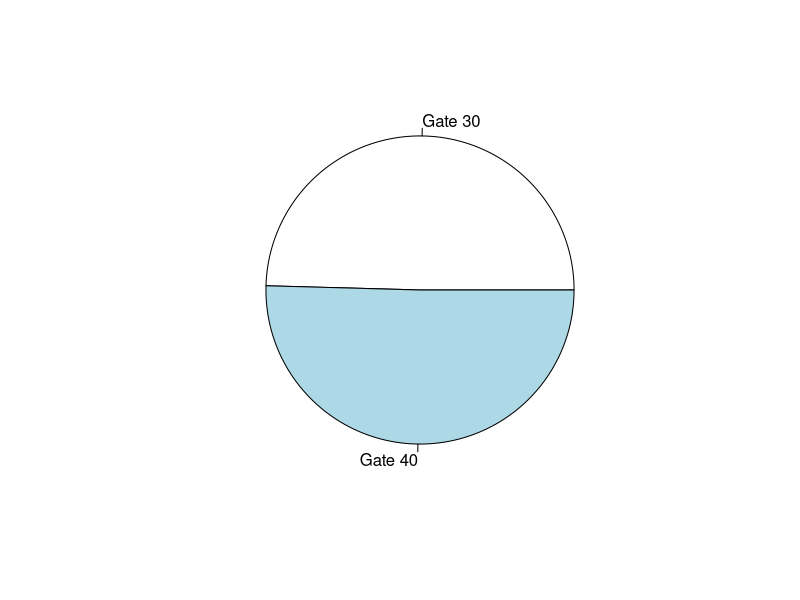
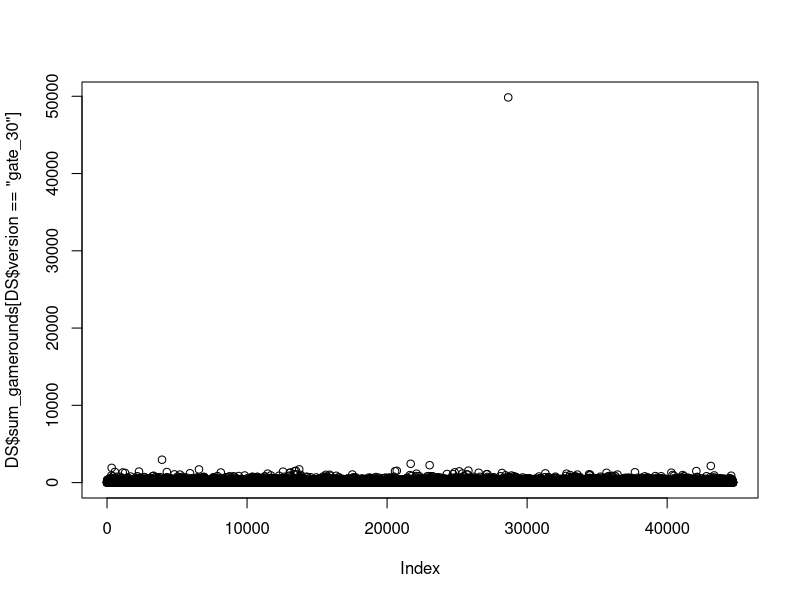
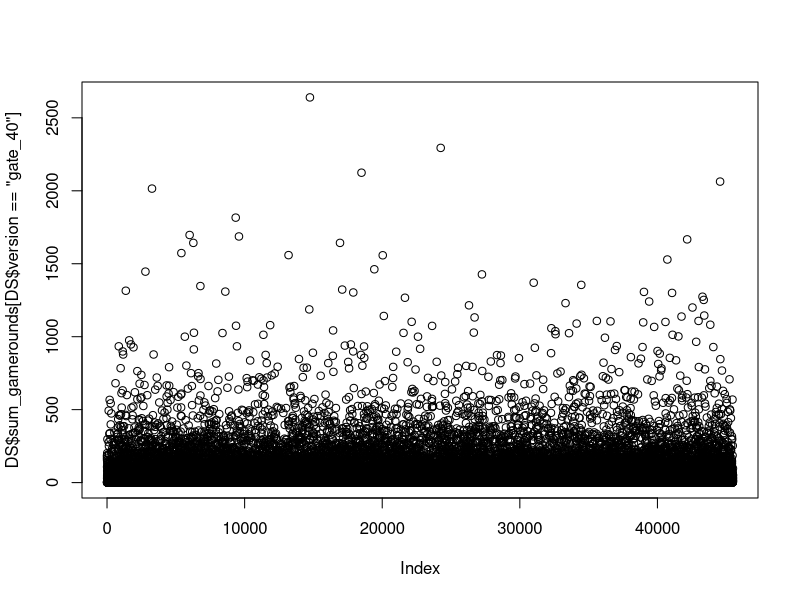
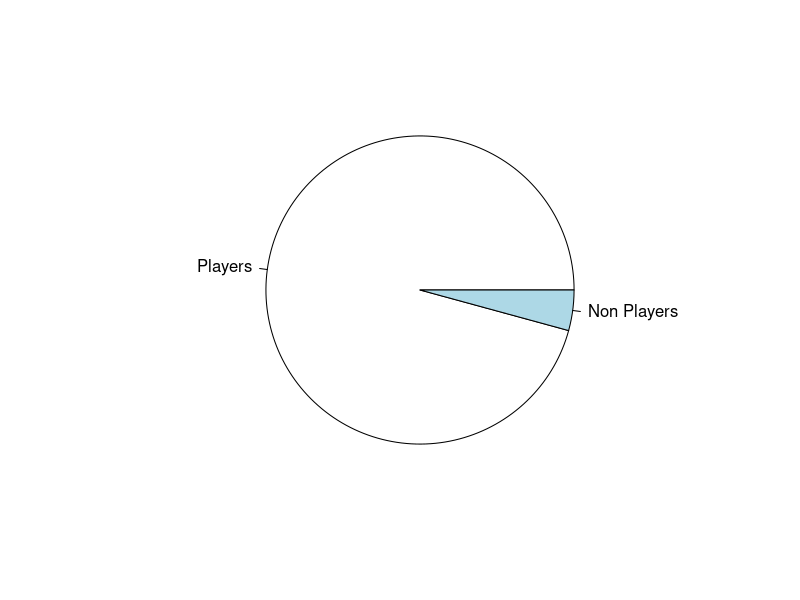
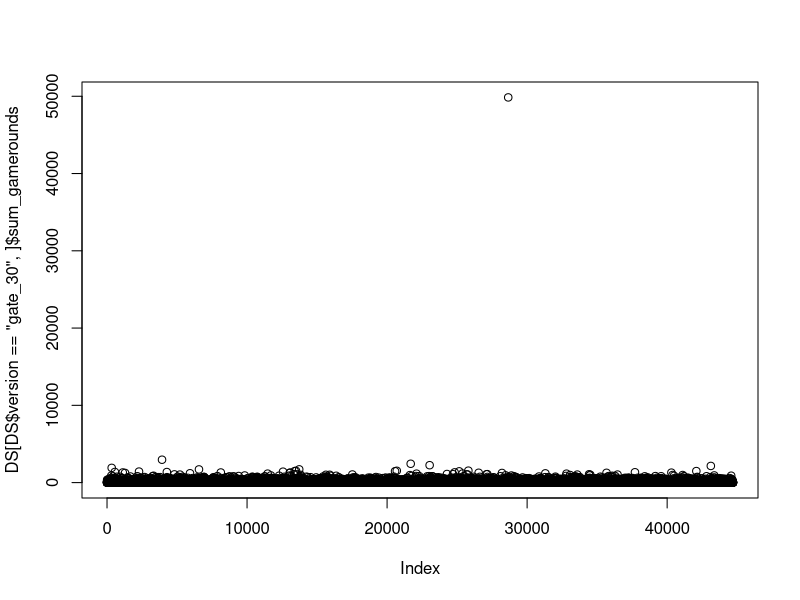
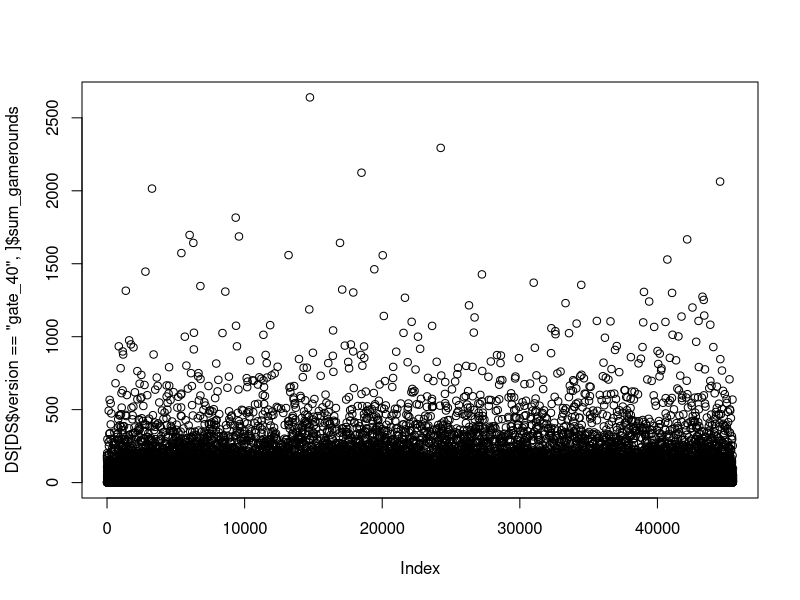

R code for these plots, in order:
## ---- chunk 1
knitr::opts_chunk$set(echo = TRUE)
#Importar les llibreries
library(dplyr)
## ---- chunk 2
# Load datasets
DS <- read.csv("cookie_cats_ABtest.csv")
nrow(DS)
ncol(DS)
summary(DS)

## ---- chunk 3
# Load datasets
PR <- read.csv("cookie_cats_purch.csv")
nrow(PR)
ncol(PR)
summary(PR)


## ---- chunk 4
unique(DS$version)
unique(DS$sum_gamerounds)
unique(DS$retention_1) #Doing this we can search inconsistencies, like there are FALSE " false" and TRUE " true " variables when it should only be FALSE and TRUE

DS$retention_1[DS$retention_1 == "false "] = FALSE #Changing that "false " into FALSE so we have only one FALSE value
DS$retention_1[DS$retention_1 == "  true "] = TRUE #Changing that " true " into TRUE so we have only one TRUE value

unique(DS$retention_1) #to check if we change the values correctly.
DS$retention_1 = as.logical(DS$retention_1) #now our values in retention_1 are logical values. Before doing that they where strings.
unique(DS$retention_1) #to check if we change the values correctly again.
unique(DS$retention_7) 

## ---- chunk 5
#Check the data set for inconsistencies on the values
unique(PR$id)
unique(PR$purch)

#Change all negatives values to positives values
PR$purch <- gsub("-", "", PR$purch)

#Remove all NA values in the dataset
PR <- na.omit(PR)

#Check again to be sure there are no more inconsistencies
unique(PR$id)
unique(PR$purch)

## ---- chunk 6
totalUserAmmount <- length(DS$userid)
totalUserAmmount
## ---- chunk 7
#Check the ammount of users for each group of the A/B test
g30_UserAmmount <- length(DS$userid[DS$version == "gate_30"])
g40_UserAmmount <- length(DS$userid[DS$version == "gate_40"])

#Verify that the sum of the ammount of users per group is equal to the totalilty of users
g30_UserAmmount + g40_UserAmmount == totalUserAmmount

g30_Percentile <- (g30_UserAmmount / totalUserAmmount) * 100
g30_Percentile

g40_Percentile <- (g40_UserAmmount / totalUserAmmount) * 100
g40_Percentile

#There's a slightly higher ammount of users in gate40 than in gate30, precisely an 0.87% more
(g40_Percentile - g30_Percentile) 

#We draw a pie chart to see that difference more clearly
pie(c(g30_UserAmmount, g40_UserAmmount),  c("Gate 30", "Gate 40"))


## ---- chunk 8
sd(DS$sum_gamerounds)

## ---- chunk 9
#NPI parte 2
##barplot()
plot(DS$sum_gamerounds[DS$version == "gate_30"])
plot(DS$sum_gamerounds[DS$version == "gate_40"])
## ---- chunk 10
# ---------- RETENTION 1 ----------
#Percentage of users with version gate_30 that are still active the day after installation (among all players with gate_30)
g30Ret1 = length(DS$version[DS$version == "gate_30" & DS$retention_1 == TRUE])
g30Ret1Percentage = (g30Ret1/ g30_UserAmmount) * 100
g30Ret1Percentage

#Percentage of users with version gate_40 that are still active the day after installation (among all players with gate_40)
g40Ret1 = length(DS$version[DS$version == "gate_40" & DS$retention_1 == TRUE])
g40Ret1Percentage = (g40Ret1/ g40_UserAmmount) * 100
g40Ret1Percentage

#There's a slighlty higher retention_1 of users in gate_30 than in gate_40
(g30Ret1Percentage - g40Ret1Percentage)

## ---- chunk 11
# ---------- RETENTION 7 ----------
#Percentage of users with version gate_30 that are still active after one week of installation (among all players with gate_30)
g30Ret7 = length(DS$version[DS$version == "gate_30" & DS$retention_7 == TRUE])
g30Ret7Percentage = (g30Ret7/ g30_UserAmmount) * 100
g30Ret7Percentage

#Percentage of users with version gate_40 that are still active after one week of installation (among all players with gate_40)
g40Ret7 = length(DS$version[DS$version == "gate_40" & DS$retention_7 == TRUE])
g40Ret7Percentage = (g40Ret7/ g40_UserAmmount) * 100
g40Ret7Percentage

#There's a slighlty higher retention_1 of users in gate_30 than in gate_40
(g30Ret7Percentage - g40Ret7Percentage)

## ---- chunk 12
#To know if there are nonplayers, we have to look sum_gamerounds. If they've played  0 rounds, it means they didn't play the game.
#Searching for non players (sum_gamerounds = 0)
nonPlayersAmmount = length(DS$sum_gamerounds[DS$sum_gamerounds == 0])
nonPlayersAmmount

#NonPlayers in percentage
nonPlayersPercentage = (nonPlayersAmmount / totalUserAmmount) * 100
nonPlayersPercentage

#Piechart
names = c("Players", "Non Players")
variables = c(totalUserAmmount, nonPlayersAmmount)

pie(variables, names)
## ---- chunk 13
#ARPU - Average Revenue Per User 
#Fixing purch to sum up all the purchases. To do that, we split our string purch to use only the numbers and get rid of EUR.
purchFixed = strsplit(PR$purch, split = "EUR")
newPurchFixed = as.vector(unlist(purchFixed))
newPurchFixed = as.numeric(newPurchFixed)

allPurch = sum(newPurchFixed)

#Now we compute our ARPU
arpu = allPurch / totalUserAmmount
arpu

#ARRPU - Average Revenue Per Paying User
#computing the number of players who pay
payingUsers = length(unique(PR$id))
arrpu = allPurch / payingUsers
arrpu

#Conversion Rate
conversionRate = payingUsers/totalUserAmmount
conversionRate

conversionRate * 100
## ---- chunk 14

## ---- chunk 15
plot(DS[DS$version == "gate_30",]$sum_gamerounds)
plot(DS[DS$version == "gate_40",]$sum_gamerounds)

## ---- chunk 16
#Confidence level = 95%

#Significance level = 0.05

#mean
meanGameroundsGate30 = mean(DS$sum_gamerounds[DS$version == "gate_30"])
meanGameroundsGate40 = mean(DS$sum_gamerounds[DS$version == "gate_40"])

#sd
sdGate30 = sd(DS$sum_gamerounds[DS$version == "gate_30"])
sdGate40 = sd(DS$sum_gamerounds[DS$version == "gate_40"])

#number of samples
n1 = length(DS$sum_gamerounds[DS$version == "gate_30"])
n2 = length(DS$sum_gamerounds[DS$version == "gate_40"])

#Observed statistic
diffmeans = (meanGameroundsGate40 - meanGameroundsGate30)
squareRoot = sqrt((sdGate30)^2/n1 + (sdGate40)^2/n2)
obsStat =  diffmeans/squareRoot 
obsStat

#degree of freedom (df)
p1 = ((sdGate30)^2/n1 + (sdGate40)^2/n2)^2
p2.1 = (((sdGate30)^2/n1)^2) / (n1 - 1)
p2.2 = (((sdGate40)^2/n2)^2) / (n2 - 1) 

df = p1 / (p2.1 + p2.2)
df

#pvalue
pvalue = pt(obsStat, df, lower.tail = FALSE)
pvalue

#critical value (z)
z = qt(0.05, df, lower.tail = FALSE)
z

## ---- chunk 17
obsStat > z
